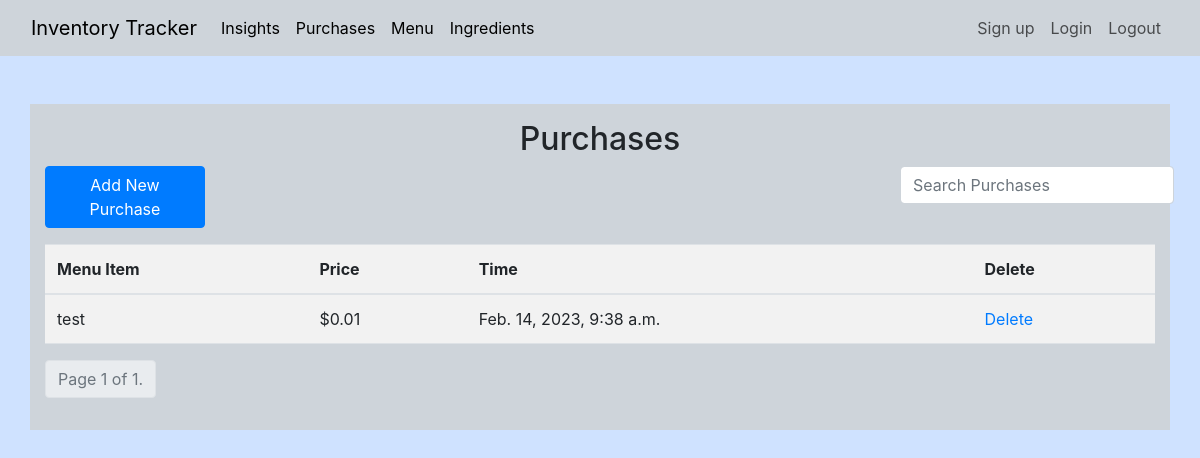
/purchases/ (signed in), run on an earlier commit of the app's database.
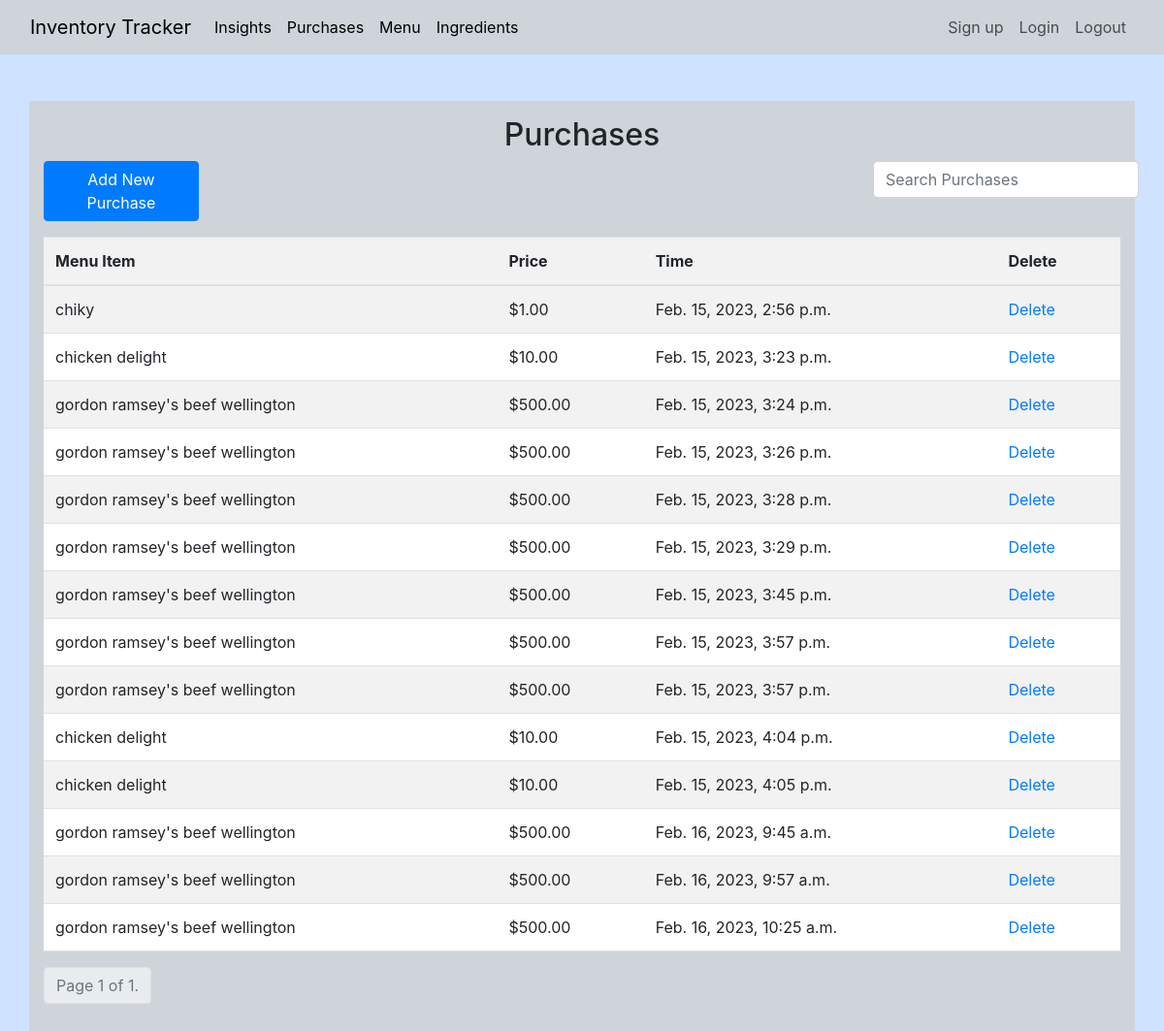
And on a later commit of the database.
### inventoryApp/models.py (models this page shows, shortened)
class Purchase(models.Model):
    menu_item = models.ForeignKey(MenuItem, on_delete=models.CASCADE)
    timestamp = models.DateTimeField(auto_now_add=True)

class MenuItem(models.Model):
    title = models.CharField(max_length=200, unique=True)
    price = models.FloatField(default=0.00)
    def __str__(self):
        return self.title

### inventoryApp/views.py (the view)
# urls.py: path('purchases/', PurchaseListView.as_view(), name='purchase-detail'),
class PurchaseListView(LoginRequiredMixin, ListView):
    template_name = 'inventoryApp/purchases.html'
    model = Purchase
    ordering = ['timestamp']
    paginate_by = 15
    def get_queryset(self):
        queryset = super().get_queryset()
        search_term = self.request.GET.get('search', None)
        if search_term:
            queryset = queryset.filter(menu_item__title__icontains=search_term)
        return queryset

### inventoryApp/templates/inventoryApp/purchases.html (shortened to what this page needs)
{% extends 'inventoryApp/base.html' %}
{% block content %}
<div class="container bg-dark-subtle mt-5 pt-3 pb-3">
    <h2 style="text-align: center">Purchases</h2>
    <div class="row justify-content-between mb-3">
        <div class="col-md-2">
            <a type="button" class="btn btn-primary btn-block" href="{% url 'add-purchase' %}">Add New Purchase</a>
        </div>
        <div class="col-md-3">
            <form action="" method="get">
              <input class="form-control" style="width: auto" type="text" name="search" placeholder="Search Purchases">
            </form>
        </div>
   </div>
    <div class="table-responsive">
        <table class="table table-striped">
            <head>
                <tr>
                    <th>Menu Item</th>
                    <th>Price</th>
                    <th>Time</th>
                    <th>Delete</th>
                </tr>
            </head>
            <tbody>
            {% for purchase in object_list %}
                <tr>
                    <td>{{ purchase.menu_item }}</td>
                    <td class="price">${{ purchase.menu_item.price|stringformat:".2f" }}</td>
                    <td>{{ purchase.timestamp }}</td>
                    <td><a href="{% url 'delete-purchase' purchase.id %}">Delete</a></td>
                </tr>
            {% endfor %}
            </tbody>
        </table>
    </div>
    <div>
      <ul class="pagination">
        <li class="page-item disabled">
          <span class="page-link bg-body-secondary">
            Page {{ page_obj.number }} of {{ page_obj.paginator.num_pages }}.
          </span>
        </li>
      </ul>
    </div>
</div>
{% endblock %}

What changed in the data, as far as the page shows it:
removed Purchase: menu_item "test", menu_item.price "0.01", timestamp "Feb. 14, 2023, 9:38 a.m."
added Purchase: menu_item "chiky", menu_item.price "1.00", timestamp "Feb. 15, 2023, 2:56 p.m."
added Purchase: menu_item "chicken delight", menu_item.price "10.00", timestamp "Feb. 15, 2023, 3:23 p.m."
added Purchase: menu_item "gordon ramsey's beef wellington", menu_item.price "500.00", timestamp "Feb. 15, 2023, 3:24 p.m."
added Purchase: menu_item "gordon ramsey's beef wellington", menu_item.price "500.00", timestamp "Feb. 15, 2023, 3:26 p.m."
added Purchase: menu_item "gordon ramsey's beef wellington", menu_item.price "500.00", timestamp "Feb. 15, 2023, 3:28 p.m."
added Purchase: menu_item "gordon ramsey's beef wellington", menu_item.price "500.00", timestamp "Feb. 15, 2023, 3:29 p.m."
added Purchase: menu_item "gordon ramsey's beef wellington", menu_item.price "500.00", timestamp "Feb. 15, 2023, 3:45 p.m."
added Purchase: menu_item "gordon ramsey's beef wellington", menu_item.price "500.00", timestamp "Feb. 15, 2023, 3:57 p.m."
added Purchase: menu_item "gordon ramsey's beef wellington", menu_item.price "500.00", timestamp "Feb. 15, 2023, 3:57 p.m."
added Purchase: menu_item "chicken delight", menu_item.price "10.00", timestamp "Feb. 15, 2023, 4:04 p.m."
added Purchase: menu_item "chicken delight", menu_item.price "10.00", timestamp "Feb. 15, 2023, 4:05 p.m."
added Purchase: menu_item "gordon ramsey's beef wellington", menu_item.price "500.00", timestamp "Feb. 16, 2023, 9:45 a.m."
added Purchase: menu_item "gordon ramsey's beef wellington", menu_item.price "500.00", timestamp "Feb. 16, 2023, 9:57 a.m."
added Purchase: menu_item "gordon ramsey's beef wellington", menu_item.price "500.00", timestamp "Feb. 16, 2023, 10:25 a.m."
